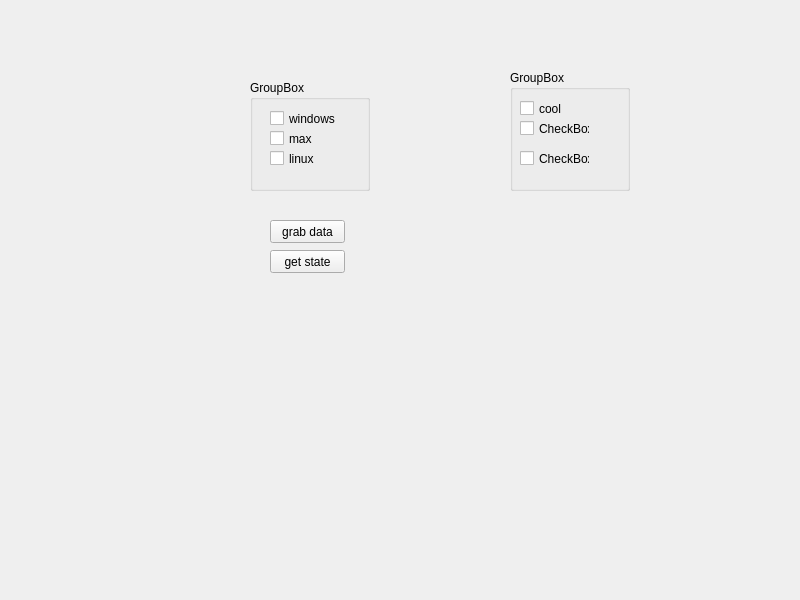
<?xml version="1.0" encoding="UTF-8"?>
<ui version="4.0">
 <class>Widget</class>
 <widget class="QWidget" name="Widget">
  <property name="geometry">
   <rect>
    <x>0</x>
    <y>0</y>
    <width>800</width>
    <height>600</height>
   </rect>
  </property>
  <property name="windowTitle">
   <string>Widget</string>
  </property>
  <widget class="QGroupBox" name="groupBox">
   <property name="geometry">
    <rect>
     <x>250</x>
     <y>80</y>
     <width>120</width>
     <height>111</height>
    </rect>
   </property>
   <property name="title">
    <string>GroupBox</string>
   </property>
   <widget class="QCheckBox" name="checkBox">
    <property name="geometry">
     <rect>
      <x>20</x>
      <y>30</y>
      <width>70</width>
      <height>17</height>
     </rect>
    </property>
    <property name="text">
     <string>windows</string>
    </property>
   </widget>
   <widget class="QCheckBox" name="checkBox_2">
    <property name="geometry">
     <rect>
      <x>20</x>
      <y>50</y>
      <width>70</width>
      <height>17</height>
     </rect>
    </property>
    <property name="text">
     <string>max</string>
    </property>
   </widget>
   <widget class="QCheckBox" name="checkBox_3">
    <property name="geometry">
     <rect>
      <x>20</x>
      <y>70</y>
      <width>70</width>
      <height>17</height>
     </rect>
    </property>
    <property name="text">
     <string>linux</string>
    </property>
   </widget>
  </widget>
  <widget class="QGroupBox" name="groupBox_2">
   <property name="geometry">
    <rect>
     <x>510</x>
     <y>70</y>
     <width>120</width>
     <height>121</height>
    </rect>
   </property>
   <property name="title">
    <string>GroupBox</string>
   </property>
   <widget class="QCheckBox" name="checkBox_4">
    <property name="geometry">
     <rect>
      <x>10</x>
      <y>30</y>
      <width>70</width>
      <height>17</height>
     </rect>
    </property>
    <property name="text">
     <string>cool</string>
    </property>
   </widget>
   <widget class="QCheckBox" name="checkBox_5">
    <property name="geometry">
     <rect>
      <x>10</x>
      <y>50</y>
      <width>70</width>
      <height>17</height>
     </rect>
    </property>
    <property name="text">
     <string>CheckBox</string>
    </property>
   </widget>
   <widget class="QCheckBox" name="checkBox_6">
    <property name="geometry">
     <rect>
      <x>10</x>
      <y>80</y>
      <width>70</width>
      <height>17</height>
     </rect>
    </property>
    <property name="text">
     <string>CheckBox</string>
    </property>
   </widget>
  </widget>
  <widget class="QPushButton" name="pushButton">
   <property name="geometry">
    <rect>
     <x>270</x>
     <y>220</y>
     <width>75</width>
     <height>23</height>
    </rect>
   </property>
   <property name="text">
    <string>grab data</string>
   </property>
  </widget>
  <widget class="QPushButton" name="pushButton_2">
   <property name="geometry">
    <rect>
     <x>270</x>
     <y>250</y>
     <width>75</width>
     <height>23</height>
    </rect>
   </property>
   <property name="text">
    <string>get state</string>
   </property>
  </widget>
 </widget>
 <resources/>
 <connections/>
</ui>
